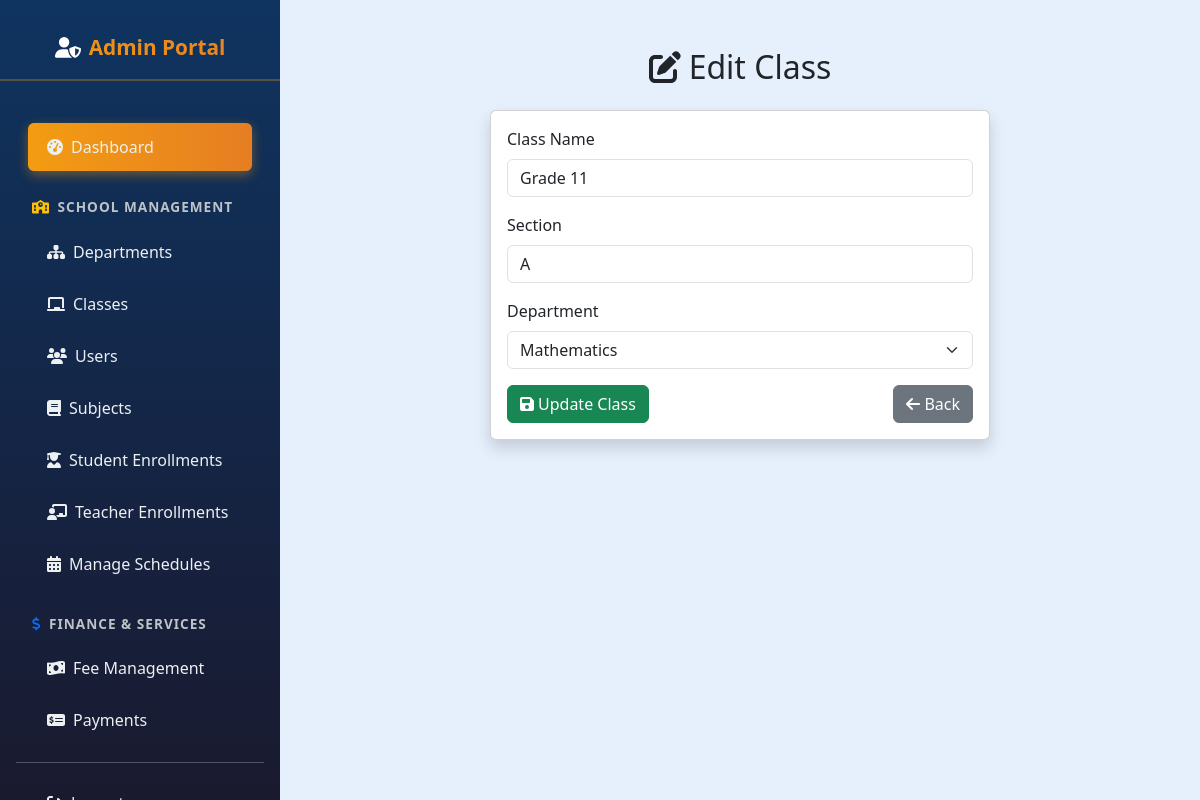
The page /admin/edit_class.php?class_id=5 (signed in) on the database its author committed.
### tables this page shows
CREATE TABLE `classes` (
  `class_id` int(11) NOT NULL,
  `class_name` varchar(50) NOT NULL,
  `section` varchar(10) NOT NULL,
  `department_id` int(11) NOT NULL,
  `created_at` datetime DEFAULT current_timestamp()
);

CREATE TABLE `departments` (
  `department_id` int(11) NOT NULL,
  `department_name` varchar(100) NOT NULL
);

### admin/edit_class.php (the view, shortened to what this page needs)
<?php
include('config.php');
$class_id = intval($_GET['class_id'] ?? 0);
$stmt = $conn->prepare("SELECT * FROM classes WHERE class_id = ?");
$stmt->bind_param("i", $class_id);
$stmt->execute();
$result = $stmt->get_result();
$class = $result->fetch_assoc();
$departments = [];
$deptResult = $conn->query("SELECT department_id, department_name FROM departments ORDER BY department_name ASC");
while ($row = $deptResult->fetch_assoc()) {
    $departments[] = $row;
}
?>
<!DOCTYPE html>
<html lang="en">
<head>
    <link href="https://cdn.jsdelivr.net/npm/bootstrap@5.3.0/dist/css/bootstrap.min.css" rel="stylesheet" />
</head>
<body style="margin-left:280px; background-color:#e6effc;">
    <?php include('admin_sidebar.php'); ?>
    <div class="container mt-5">
        <h2 class="mb-4 text-center"><i class="fas fa-edit me-2"></i>Edit Class</h2>
        <div class="card mx-auto shadow" style="max-width: 500px;">
            <div class="card-body">
                <form method="POST" action="">
                    <div class="mb-3">
                        <label for="class_name" class="form-label">Class Name</label>
                        <input type="text" class="form-control" id="class_name" name="class_name"
                               value="<?= htmlspecialchars($class['class_name']) ?>" required>
                    </div>
                    <div class="mb-3">
                        <label for="section" class="form-label">Section</label>
                        <input type="text" class="form-control" id="section" name="section"
                               value="<?= htmlspecialchars($class['section']) ?>" required>
                    </div>
                    <div class="mb-3">
                        <label for="department_id" class="form-label">Department</label>
                        <select class="form-select" id="department_id" name="department_id" required>
                            <?php foreach ($departments as $dept): ?>
                                <option value="<?= $dept['department_id'] ?>"
                                    <?= ($dept['department_id'] == $class['department_id']) ? 'selected' : '' ?>>
                                    <?= htmlspecialchars($dept['department_name']) ?>
                                </option>
                            <?php endforeach; ?>
                        </select>
                    </div>
                    <div class="d-flex justify-content-between">
                        <button type="submit" class="btn btn-success"><i class="fas fa-save me-1"></i>Update Class</button>
                        <a href="manage_classes.php" class="btn btn-secondary"><i class="fas fa-arrow-left me-1"></i>Back</a>
                    </div>
                </form>
            </div>
        </div>
    </div>
</body>
</html>

### admin/admin_sidebar.php (style rules this page uses)
body { font-family: 'Segoe UI', Tahoma, Geneva, Verdana, sans-serif; margin-left: 280px; background-color: #e6effc; }

### rows shown on the page
classes: class_name "Grade 11", section "A", department_id "Mathematics"
